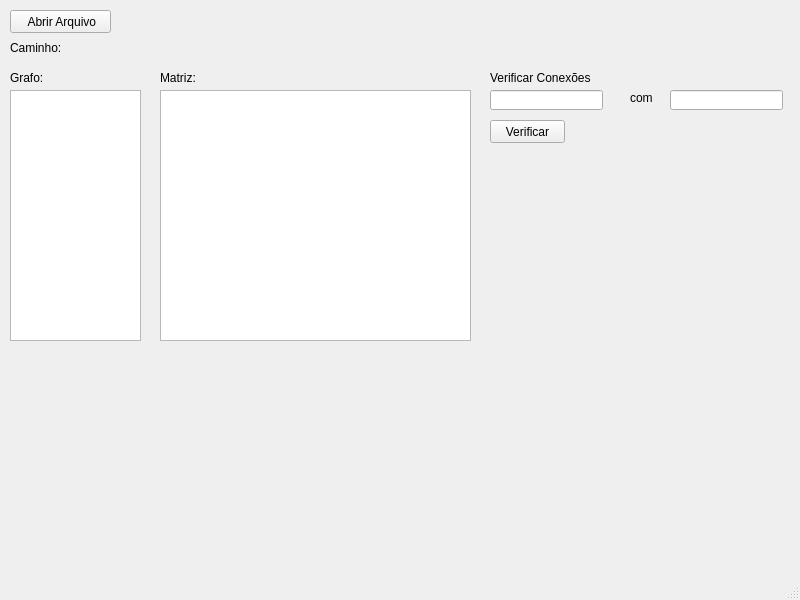
<?xml version="1.0" encoding="UTF-8"?>
<ui version="4.0">
 <class>MainWindow</class>
 <widget class="QMainWindow" name="MainWindow">
  <property name="geometry">
   <rect>
    <x>0</x>
    <y>0</y>
    <width>800</width>
    <height>600</height>
   </rect>
  </property>
  <property name="windowTitle">
   <string>MainWindow</string>
  </property>
  <widget class="QWidget" name="centralwidget">
   <widget class="QPushButton" name="btn_open_file">
    <property name="geometry">
     <rect>
      <x>10</x>
      <y>10</y>
      <width>101</width>
      <height>23</height>
     </rect>
    </property>
    <property name="text">
     <string> Abrir Arquivo</string>
    </property>
   </widget>
   <widget class="QListWidget" name="lw_grafo">
    <property name="geometry">
     <rect>
      <x>10</x>
      <y>90</y>
      <width>131</width>
      <height>251</height>
     </rect>
    </property>
   </widget>
   <widget class="QLabel" name="lbl_file_name">
    <property name="geometry">
     <rect>
      <x>80</x>
      <y>40</y>
      <width>281</width>
      <height>16</height>
     </rect>
    </property>
    <property name="text">
     <string/>
    </property>
   </widget>
   <widget class="QLabel" name="lbl_path">
    <property name="geometry">
     <rect>
      <x>10</x>
      <y>40</y>
      <width>61</width>
      <height>16</height>
     </rect>
    </property>
    <property name="text">
     <string>Caminho:</string>
    </property>
   </widget>
   <widget class="QLabel" name="lbl_fork">
    <property name="geometry">
     <rect>
      <x>10</x>
      <y>70</y>
      <width>61</width>
      <height>16</height>
     </rect>
    </property>
    <property name="text">
     <string>Grafo:</string>
    </property>
   </widget>
   <widget class="QListWidget" name="lw_matrix">
    <property name="geometry">
     <rect>
      <x>160</x>
      <y>90</y>
      <width>311</width>
      <height>251</height>
     </rect>
    </property>
   </widget>
   <widget class="QLabel" name="lbl_matrix">
    <property name="geometry">
     <rect>
      <x>160</x>
      <y>70</y>
      <width>61</width>
      <height>16</height>
     </rect>
    </property>
    <property name="text">
     <string>Matriz:</string>
    </property>
   </widget>
   <widget class="QLineEdit" name="le_first_field">
    <property name="geometry">
     <rect>
      <x>490</x>
      <y>90</y>
      <width>113</width>
      <height>20</height>
     </rect>
    </property>
   </widget>
   <widget class="QLineEdit" name="le_second_field">
    <property name="geometry">
     <rect>
      <x>670</x>
      <y>90</y>
      <width>113</width>
      <height>20</height>
     </rect>
    </property>
   </widget>
   <widget class="QLabel" name="lbl_connection">
    <property name="geometry">
     <rect>
      <x>490</x>
      <y>70</y>
      <width>291</width>
      <height>16</height>
     </rect>
    </property>
    <property name="text">
     <string>Verificar Conexões</string>
    </property>
   </widget>
   <widget class="QLabel" name="label_2">
    <property name="geometry">
     <rect>
      <x>630</x>
      <y>90</y>
      <width>31</width>
      <height>16</height>
     </rect>
    </property>
    <property name="text">
     <string>com</string>
    </property>
   </widget>
   <widget class="QPushButton" name="btn_verify_connection">
    <property name="geometry">
     <rect>
      <x>490</x>
      <y>120</y>
      <width>75</width>
      <height>23</height>
     </rect>
    </property>
    <property name="text">
     <string>Verificar</string>
    </property>
   </widget>
  </widget>
  <widget class="QMenuBar" name="menubar">
   <property name="geometry">
    <rect>
     <x>0</x>
     <y>0</y>
     <width>800</width>
     <height>21</height>
    </rect>
   </property>
  </widget>
  <widget class="QStatusBar" name="statusbar"/>
 </widget>
 <resources/>
 <connections/>
</ui>
